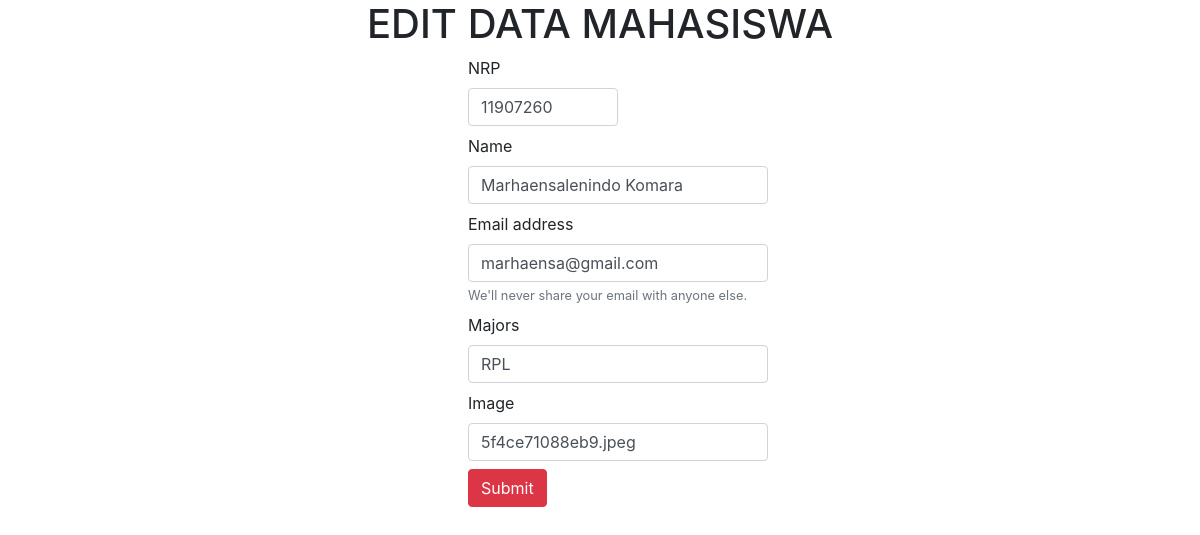
The page /pertemuan11/ubah.php?id=1 on the database its author committed.
### tables this page shows
CREATE TABLE `mahasiswa` (
  `id` int(11) NOT NULL,
  `nama` varchar(200) NOT NULL,
  `nrp` varchar(100) NOT NULL,
  `email` varchar(100) NOT NULL,
  `jurusan` varchar(100) NOT NULL,
  `gambar` varchar(100) NOT NULL
);

### pertemuan11/functions.php (called while the page is built, shortened)
<?php
$conn = mysqli_connect("localhost","root","","phpdasar");
function query($query){
	global $conn;
	$result = mysqli_query($conn,$query);
	while($row = mysqli_fetch_assoc($result)){
		$rows[] = $row;
	}
	return $rows;
}
 ?>

### pertemuan11/ubah.php (the view, shortened to what this page needs)
<?php
require 'functions.php';
$id = $_GET["id"];
$mhs = query("SELECT * FROM mahasiswa WHERE id = $id")[0];
 ?>
<!DOCTYPE html>
<html>
<head>
	<link rel="stylesheet" href="https://maxcdn.bootstrapcdn.com/bootstrap/4.0.0/css/bootstrap.min.css">
</head>
<body>
<h1 style="text-align: center;">EDIT DATA MAHASISWA</h1>
<form action="" method="post">
	<div class="center">
		<div class="form-group mx-sm-5 mb-2">
	    <label for="nrp">NRP</label>
	    <input type="text" name="nrp" class="form-control" id="nrp"  placeholder="Enter NRP" style="width: 150px;" required value="<?= $mhs["nrp"]; ?>">
	  	</div>
		<div class="form-group mx-sm-5 mb-2">
	    <label for="nama">Name</label>
	    <input type="text" name="nama" class="form-control" id="nama"  placeholder="Enter Name" style="width: 300px;" required value="<?= $mhs["nama"]; ?>">
	  	</div>
		<div class="form-group mx-sm-5 mb-2">
	    <label for="email">Email address</label>
	    <input type="text" name="email" class="form-control" id="email"  placeholder="Enter email" style="width: 300px;" required value="<?= $mhs["email"]; ?>">
	    <small id="emailHelp" class="form-text text-muted">We'll never share your email with anyone else.</small>
	  	</div>
		<div class="form-group mx-sm-5 mb-2">
	    <label for="jurusan">Majors</label>
	    <input type="text" name="jurusan" class="form-control" id="jurusan"  placeholder="Enter Majors" style="width: 300px;" required value="<?= $mhs["jurusan"]; ?>">
	  	</div>
		<div class="form-group mx-sm-5 mb-2">
	    <label for="gambar">Image</label>
	    <input type="text" name="gambar" class="form-control" id="gambar"  placeholder="Enter email" style="width: 300px;" value="<?= $mhs["gambar"]; ?>">
	  	</div>
			<button type="submit"  class="btn btn-danger ml-5" name="submit">Submit</button>
	</div>
</form>
</body>
</html>

### pertemuan11/ubah.php (style rules this page uses)
.center { margin-left: 35%; }

### rows shown on the page
mahasiswa: nrp "11907260", nama "Marhaensalenindo Komara", email "marhaensa@gmail.com", jurusan "RPL", gambar "5f4ce71088eb9.jpeg"
